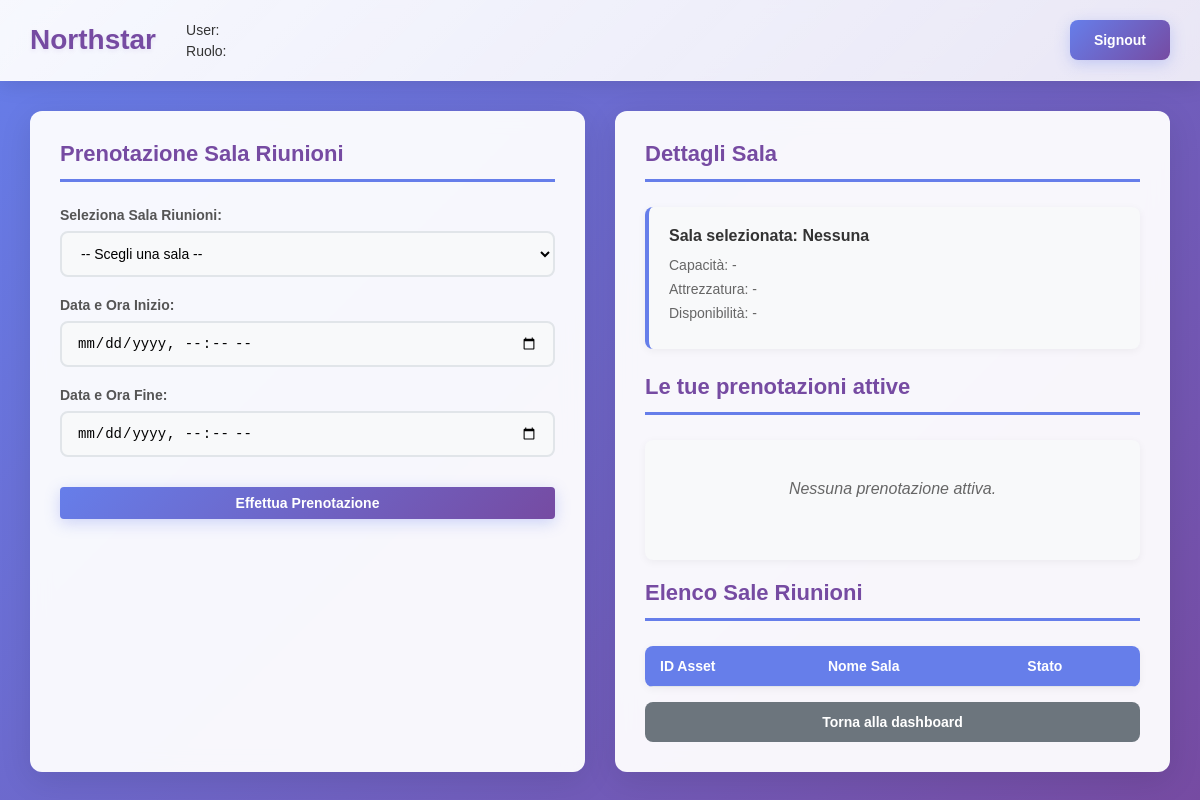
Before: /public/dipendente/sale-riunioni/index.php with the older database file.
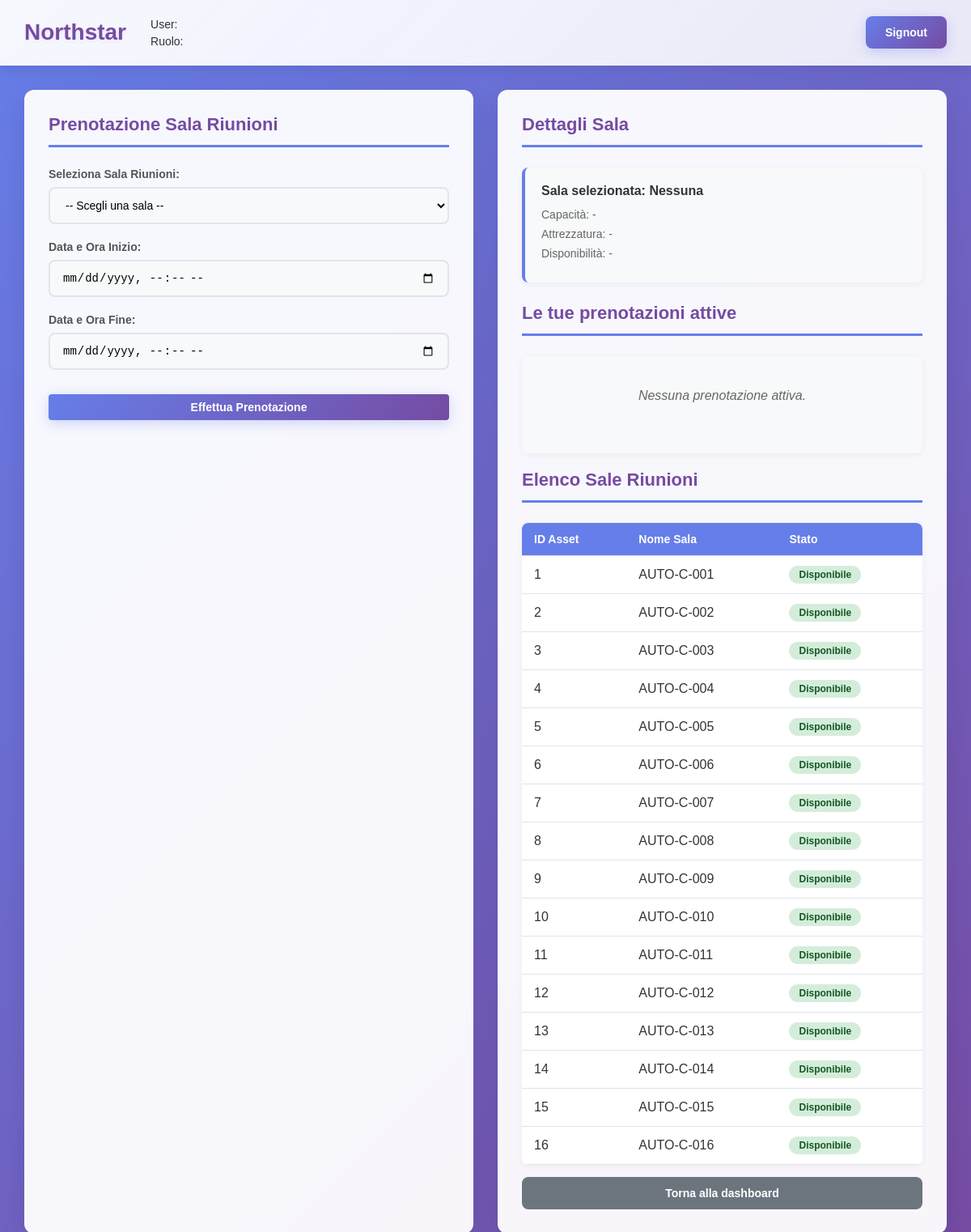
After: the same page with the newer database file.
### tables this page shows
CREATE TABLE `asset` (
  `id_asset` int(11) NOT NULL,
  `codice_asset` varchar(20) NOT NULL,
  `id_tipologia` int(11) NOT NULL,
  `stato` enum('Disponibile','Occupato','Non prenotabile') DEFAULT 'Disponibile',
  `mappa` enum('Sede','Parcheggio') NOT NULL,
  `piano` int(11) DEFAULT NULL
);

### public/dipendente/sale-riunioni/index.php (the view, shortened to what this page needs)
<?php
require_once __DIR__ . "/../../config/config.php";
$userInfo = [
    'nome' => '',
    'cognome' => '',
    'ruolo' => ''
];
$userBookings = [];
$roomNames = [];
$sql = "SELECT id_asset, codice_asset, stato FROM asset";
$result = $conn->query($sql);
if ($result) {
    while ($row = $result->fetch_assoc()) {
        $roomNames[$row['id_asset']] = [
            'name' => $row['codice_asset'],
            'status' => $row['stato']
        ];
    }
}
?>
<!DOCTYPE html>
<html lang="it">
<head>
  <link rel="stylesheet" href="./sale-riunioni.css">
  <link rel="stylesheet" href="../dashboard/dashboard.css">
</head>
<body>
  <header class="header">
    <div class="header-left">
      <h1>Northstar</h1>
      <div class="user-info">
        <p>User: <?php echo htmlspecialchars($userInfo['nome'] . ' ' . $userInfo['cognome']); ?></p>
        <p>Ruolo: <?php echo htmlspecialchars($userInfo['ruolo']); ?></p>
      </div>
    </div>
    <a href="?action=signout" class="signout-btn">Signout</a>
  </header>
  <div class="dashboard-container">
    <div class="column">
      <h2>Prenotazione Sala Riunioni</h2>
      <form method="POST" id="booking-form">
        <div class="form-group">
          <label for="select-room">Seleziona Sala Riunioni:</label>
          <select id="select-room">
            <option>-- Scegli una sala --</option>
          </select>
        </div>
        <div class="form-group">
          <label for="start-datetime">Data e Ora Inizio:</label>
          <input type="datetime-local" id="start-datetime">
        </div>
        <div class="form-group">
          <label for="end-datetime">Data e Ora Fine:</label>
          <input type="datetime-local" id="end-datetime">
        </div>
        <button type="submit" class="book-btn">Effettua Prenotazione</button>
      </form>
    </div>
    <div class="column">
      <h2>Dettagli Sala</h2>
      <div class="details-card">
        <h4>Sala selezionata: Nessuna</h4>
        <p>Capacità: -</p>
        <p>Attrezzatura: -</p>
        <p>Disponibilità: -</p>
      </div>
      <h2>Le tue prenotazioni attive</h2>
      <div class="booking-list">
        <?php if (empty($userBookings)): ?>
          <p>Nessuna prenotazione attiva.</p>
        <?php endif; ?>
      </div>
      <h2>Elenco Sale Riunioni</h2>
      <table class="parking-table">
        <thead>
          <tr>
            <th>ID Asset</th>
            <th>Nome Sala</th>
            <th>Stato</th>
          </tr>
        </thead>
        <tbody>
          <?php foreach ($roomNames as $id => $room): ?>
            <tr>
              <td><?php echo $id; ?></td>
              <td><?php echo htmlspecialchars($room['name']); ?></td>
              <td><span class="status-badge <?php echo strtolower($room['status']); ?>"><?php echo htmlspecialchars($room['status']); ?></span></td>
            </tr>
          <?php endforeach; ?>
        </tbody>
      </table>
      <button class="show-more-btn" onclick="location.href='../dashboard/index.php'">Torna alla dashboard</button>
    </div>
  </div>
</body>
</html>

### public/dipendente/sale-riunioni/sale-riunioni.css (style rules this page uses)
* { margin: 0; padding: 0; box-sizing: border-box; }
body { font-family: Arial, sans-serif; background: linear-gradient(135deg, #667eea 0%, #764ba2 100%); min-height: 100vh; color: #333; }
.header { background-color: rgba(255, 255, 255, 0.95); color: #333; padding: 15px 20px; display: flex; justify-content: space-between; align-items: center; box-shadow: 0 2px 10px rgba(0,0,0,0.1); }
.header h1 { font-size: 24px; margin: 0; color: #764ba2; }
.user-info { text-align: right; }
.user-info p { margin: 5px 0; font-size: 14px; }
.dashboard-container { display: flex; gap: 30px; padding: 30px; max-width: 1200px; margin: 0 auto; }
.column { flex: 1; background: rgba(255, 255, 255, 0.95); border-radius: 12px; box-shadow: 0 8px 32px rgba(0,0,0,0.1); padding: 30px; backdrop-filter: blur(10px); }
.column h2 { color: #764ba2; margin-bottom: 25px; font-size: 22px; border-bottom: 3px solid #667eea; padding-bottom: 12px; }
.form-group { margin-bottom: 20px; }
.form-group label { display: block; margin-bottom: 8px; font-weight: bold; color: #555; font-size: 14px; }
.form-group select, .form-group input { width: 100%; padding: 12px 15px; border: 2px solid #e1e5e9; border-radius: 8px; font-size: 14px; transition: all 0.3s ease; background-color: #f8f9fa; }
.book-btn { background: linear-gradient(135deg, #667eea 0%, #764ba2 100%); color: white; border: none; padding: 14px 28px; border-radius: 8px; cursor: pointer; font-size: 16px; font-weight: bold; width: 100%; margin-top: 10px; transition: all 0.3s ease; box-shadow: 0 4px 15px rgba(102, 126, 234, 0.3); }
.details-card { background: #f8f9fa; border-left: 4px solid #667eea; padding: 20px; margin-bottom: 25px; border-radius: 8px; box-shadow: 0 2px 8px rgba(0,0,0,0.05); }
.details-card h4 { color: #333; margin-bottom: 12px; font-size: 16px; font-weight: bold; }
.details-card p { margin: 8px 0; font-size: 14px; color: #666; }
.booking-list { background: #f8f9fa; border-radius: 8px; padding: 20px; margin-bottom: 20px; min-height: 120px; box-shadow: 0 2px 8px rgba(0,0,0,0.05); }
.booking-list p { color: #666; font-style: italic; text-align: center; padding: 20px; }
.show-more-btn { background-color: #6c757d; color: white; border: none; padding: 12px 24px; border-radius: 8px; cursor: pointer; font-size: 14px; width: 100%; margin-top: 15px; transition: all 0.3s ease; font-weight: bold; }
.parking-table { width: 100%; border-collapse: collapse; margin-top: 20px; background: white; border-radius: 8px; overflow: hidden; box-shadow: 0 2px 8px rgba(0,0,0,0.05); }
.parking-table th, .parking-table td { padding: 12px 15px; text-align: left; border-bottom: 1px solid #e1e5e9; }
.parking-table th { background-color: #667eea; color: white; font-weight: bold; font-size: 14px; }
.status-badge { display: inline-block; padding: 4px 12px; border-radius: 20px; font-size: 12px; font-weight: bold; }
.status-badge.disponibile { background-color: #d4edda; color: #155724; }

### public/dipendente/sale-riunioni/index.php (style rules this page uses)
body { background-color: #7A288A; }

Changed rows visible on the page:
added asset: id "1", codice_asset "AUTO-C-001", stato "Disponibile"
added asset: id "2", codice_asset "AUTO-C-002", stato "Disponibile"
added asset: id "3", codice_asset "AUTO-C-003", stato "Disponibile"
added asset: id "4", codice_asset "AUTO-C-004", stato "Disponibile"
added asset: id "5", codice_asset "AUTO-C-005", stato "Disponibile"
added asset: id "6", codice_asset "AUTO-C-006", stato "Disponibile"
added asset: id "7", codice_asset "AUTO-C-007", stato "Disponibile"
added asset: id "8", codice_asset "AUTO-C-008", stato "Disponibile"
added asset: id "9", codice_asset "AUTO-C-009", stato "Disponibile"
added asset: id "10", codice_asset "AUTO-C-010", stato "Disponibile"
added asset: id "11", codice_asset "AUTO-C-011", stato "Disponibile"
added asset: id "12", codice_asset "AUTO-C-012", stato "Disponibile"
added asset: id "13", codice_asset "AUTO-C-013", stato "Disponibile"
added asset: id "14", codice_asset "AUTO-C-014", stato "Disponibile"
added asset: id "15", codice_asset "AUTO-C-015", stato "Disponibile"
added asset: id "16", codice_asset "AUTO-C-016", stato "Disponibile"
